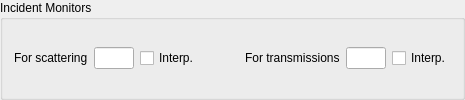
           <widget class="QGroupBox" name="groupBox_14">
            <property name="title">
             <string>Incident Monitors</string>
            </property>
            <layout class="QGridLayout" name="gridLayout_9">
             <item row="0" column="0">
              <widget class="QLabel" name="label_41">
               <property name="text">
                <string>For scattering</string>
               </property>
              </widget>
             </item>
             <item row="0" column="1">
              <widget class="QLineEdit" name="monitor_spec">
               <property name="sizePolicy">
                <sizepolicy hsizetype="Expanding" vsizetype="Maximum">
                 <horstretch>0</horstretch>
                 <verstretch>0</verstretch>
                </sizepolicy>
               </property>
               <property name="maximumSize">
                <size>
                 <width>40</width>
                 <height>16777215</height>
                </size>
               </property>
              </widget>
             </item>
             <item row="0" column="2">
              <widget class="QCheckBox" name="monitor_interp">
               <property name="text">
                <string>Interp.</string>
               </property>
              </widget>
             </item>
             <item row="0" column="3">
              <spacer name="horizontalSpacer_6">
               <property name="orientation">
                <enum>Qt::Horizontal</enum>
               </property>
               <property name="sizeHint" stdset="0">
                <size>
                 <width>40</width>
                 <height>20</height>
                </size>
               </property>
              </spacer>
             </item>
             <item row="0" column="6">
              <widget class="QCheckBox" name="trans_interp">
               <property name="text">
                <string>Interp.</string>
               </property>
              </widget>
             </item>
             <item row="0" column="5">
              <widget class="QLineEdit" name="trans_monitor">
               <property name="sizePolicy">
                <sizepolicy hsizetype="Maximum" vsizetype="Fixed">
                 <horstretch>0</horstretch>
                 <verstretch>0</verstretch>
                </sizepolicy>
               </property>
               <property name="maximumSize">
                <size>
                 <width>40</width>
                 <height>16777215</height>
                </size>
               </property>
              </widget>
             </item>
             <item row="0" column="4">
              <widget class="QLabel" name="label_39">
               <property name="text">
                <string>For transmissions</string>
               </property>
              </widget>
             </item>
            </layout>
           </widget>
